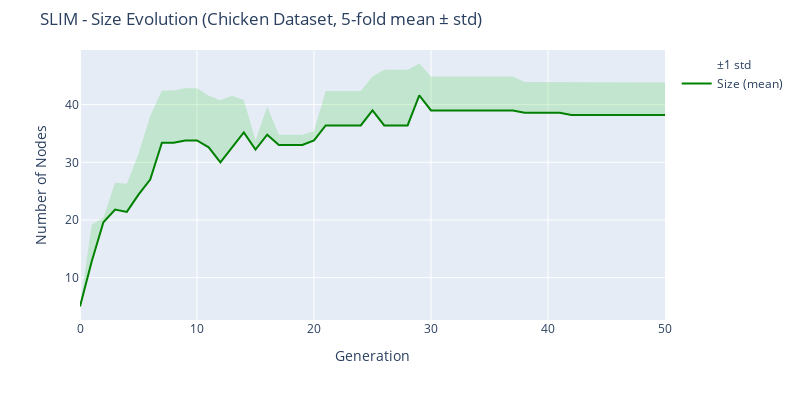

The cell this chart's notebook holds for it:
### Code cell
fig = go.Figure()

# Mean Size (Elite_nodes)
fig.add_trace(go.Scatter(
    x=mean_df["Generation"],
    y=mean_df["Elite_nodes"],
    mode='lines',
    name='Size (mean)',
    line=dict(color='green', width=2)
))

# Std as shaded region (light green)
fig.add_trace(go.Scatter(
    x=mean_df["Generation"],
    y=mean_df["Elite_nodes"] + std_df["Elite_nodes"],
    mode='lines',
    line=dict(width=0),
    showlegend=False,
    fillcolor='rgba(50, 200, 50, 0.2)',
    fill='tonexty'
))
fig.add_trace(go.Scatter(
    x=mean_df["Generation"],
    y=mean_df["Elite_nodes"] - std_df["Elite_nodes"],
    mode='lines',
    line=dict(width=0),
    name='±1 std',
    fillcolor='rgba(50, 200, 50, 0.2)'
))

fig.update_layout(
    title=f'SLIM - Size Evolution ({DATASET_NAME}, 5-fold mean ± std)',
    xaxis_title='Generation',
    yaxis_title='Number of Nodes',
    yaxis_range=[0, None],  # Start y-axis at 0
    height=400,
    width=800,
    margin=dict(t=50),
    hovermode='x unified'
)
fig.show()

### Figure 1 — Plotly figure (JSON) as saved in the notebook; plotly's stock layout.template omitted (floating-point values rounded to 4 significant figures)
{"data": [{"line": {"color": "green", "width": 2}, "mode": "lines", "name": "Size (mean)", "type": "scatter", "x": [0, 1, 2, 3, 4, 5, 6, 7, 8, 9, 10, 11, 12, 13, 14, 15, 16, 17, 18, 19, 20, 21, 22, 23, 24, 25, 26, 27, 28, 29, 30, 31, 32, 33, 34, 35, 36, 37, 38, 39, 40, 41, 42, 43, 44, 45, 46, 47, 48, 49, 50], "y": [5, 12.8, 19.6, 21.8, 21.4, 24.4, 27, 33.4, 33.4, 33.8, 33.8, 32.6, 30, 32.6, 35.2, 32.2, 34.8, 33, 33, 33, 33.8, 36.4, 36.4, 36.4, 36.4, 39, 36.4, 36.4, 36.4, 41.6, 39, 39, 39, 39, 39, 39, 39, 39, 38.6, 38.6, 38.6, 38.6, 38.2, 38.2, 38.2, 38.2, 38.2, 38.2, 38.2, 38.2, 38.2]}, {"fill": "tonexty", "fillcolor": "rgba(50, 200, 50, 0.2)", "line": {"width": 0}, "mode": "lines", "showlegend": false, "type": "scatter", "x": [0, 1, 2, 3, 4, 5, 6, 7, 8, 9, 10, 11, 12, 13, 14, 15, 16, 17, 18, 19, 20, 21, 22, 23, 24, 25, 26, 27, 28, 29, 30, 31, 32, 33, 34, 35, 36, 37, 38, 39, 40, 41, 42, 43, 44, 45, 46, 47, 48, 49, 50], "y": [5, 19.17, 20.4, 26.46, 26.28, 31.46, 38.03, 42.45, 42.45, 42.86, 42.86, 41.56, 40.75, 41.56, 40.8, 33.8, 39.63, 34.79, 34.79, 34.79, 35.4, 42.39, 42.39, 42.39, 42.39, 44.9, 46.05, 46.05, 46.05, 47.14, 44.9, 44.9, 44.9, 44.9, 44.9, 44.9, 44.9, 44.9, 43.91, 43.91, 43.91, 43.91, 43.84, 43.84, 43.84, 43.84, 43.84, 43.84, 43.84, 43.84, 43.84]}, {"fillcolor": "rgba(50, 200, 50, 0.2)", "line": {"width": 0}, "mode": "lines", "name": "±1 std", "type": "scatter", "x": [0, 1, 2, 3, 4, 5, 6, 7, 8, 9, 10, 11, 12, 13, 14, 15, 16, 17, 18, 19, 20, 21, 22, 23, 24, 25, 26, 27, 28, 29, 30, 31, 32, 33, 34, 35, 36, 37, 38, 39, 40, 41, 42, 43, 44, 45, 46, 47, 48, 49, 50], "y": [5, 6.431, 18.8, 17.14, 16.52, 17.34, 15.97, 24.35, 24.35, 24.74, 24.74, 23.64, 19.25, 23.64, 29.6, 30.6, 29.97, 31.21, 31.21, 31.21, 32.2, 30.41, 30.41, 30.41, 30.41, 33.1, 26.75, 26.75, 26.75, 36.06, 33.1, 33.1, 33.1, 33.1, 33.1, 33.1, 33.1, 33.1, 33.29, 33.29, 33.29, 33.29, 32.56, 32.56, 32.56, 32.56, 32.56, 32.56, 32.56, 32.56, 32.56]}], "layout": {"height": 400, "hovermode": "x unified", "margin": {"t": 50}, "title": {"text": "SLIM - Size Evolution (Chicken Dataset, 5-fold mean ± std)"}, "width": 800, "xaxis": {"title": {"text": "Generation"}}, "yaxis": {"range": [0, null], "title": {"text": "Number of Nodes"}}}}
